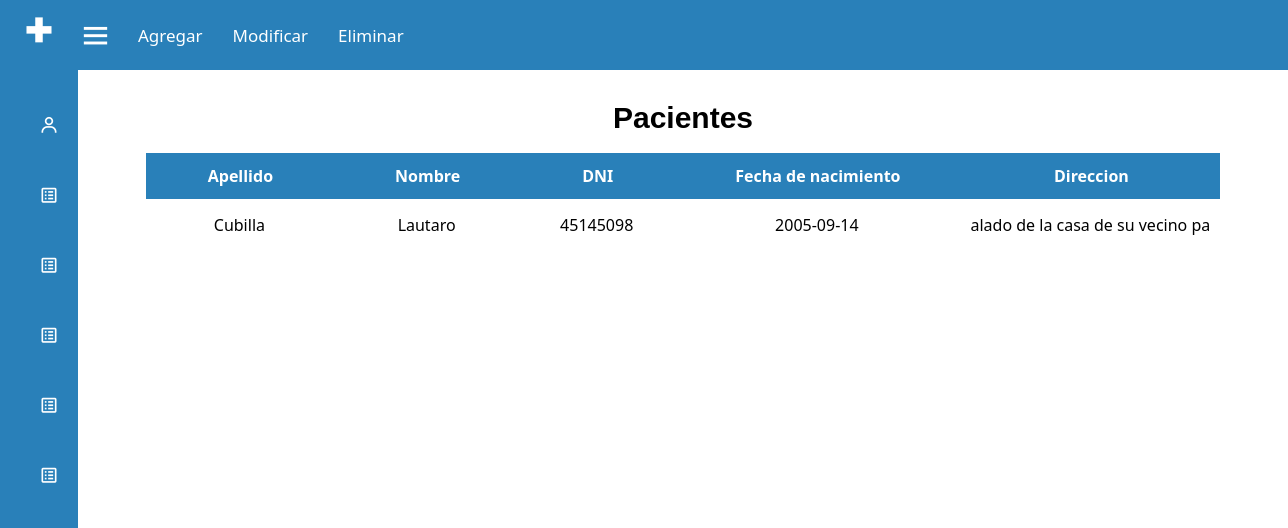
Before: /pacientes.php with the older database file.
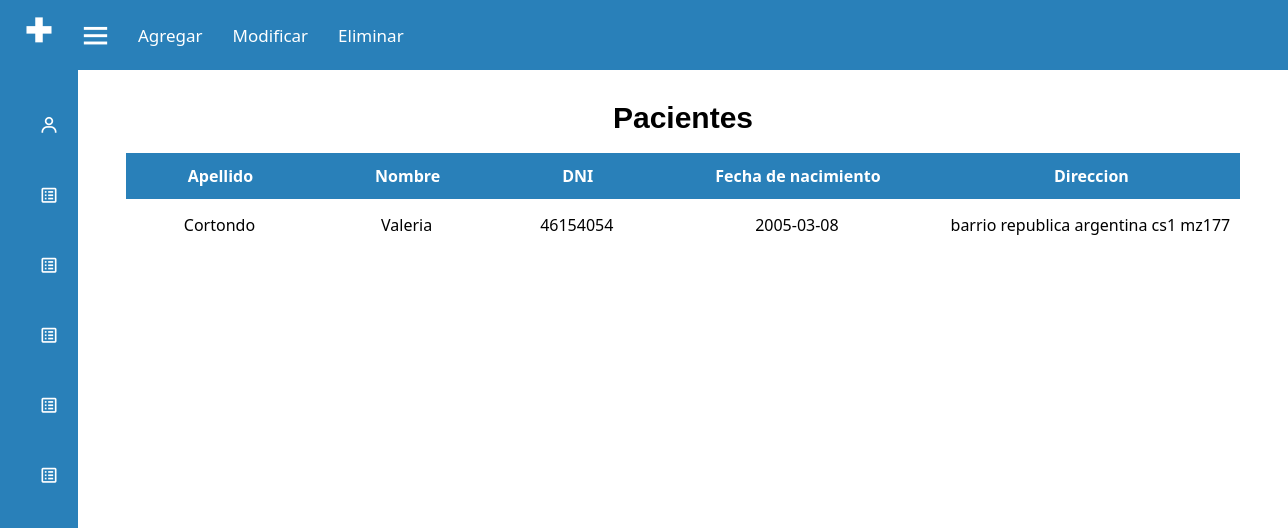
After: the same page with the newer database file.
### tables this page shows
CREATE TABLE `pacientes` (
  `paciente_id` int(11) NOT NULL,
  `nombre` varchar(100) NOT NULL,
  `apellido` varchar(100) NOT NULL,
  `dni` bigint(8) NOT NULL,
  `fecha_nacimiento` date NOT NULL,
  `direccion` text NOT NULL,
  `historial_medico` blob NOT NULL
);

### pacientes.php (the view, shortened to what this page needs)
<?php
require 'conexion.php';
?>
<!DOCTYPE html>
<html lang="en" dir="ltr">
  <head>
    <link rel="stylesheet" href="css/pacientes.css">
    <link rel="stylesheet" href="css/nav-home.css">
    <link href='https://unpkg.com/boxicons@2.0.7/css/boxicons.min.css' rel='stylesheet'>
   </head>
<body>
  <div class="sidebar close">
    <div class="logo-details">
        <i class='bx bx-plus-medical' undefined ></i>
    </div>
    <ul class="nav-links">
      <li>
        <a href="pacientes.php">
            <i class='bx bx-user'></i>
        </a>
      </li>
      <li>
        <div class="iocn-link">
          <a href="doctores.php">
            <i class='bx bx-spreadsheet'></i>
          </a>
        </div>
      </li>
      <li>
        <div class="iocn-link">
            <a href="enfermeros.php">
                <i class='bx bx-spreadsheet'></i>
              </a>
            </div>
      </li>
      <li>
      <li>
        <div class="iocn-link">
          <a href="turnos.php">
            <i class='bx bx-spreadsheet'></i>
          </a>
        </div>
      </li>
      </li>
      <li>
        <div class="iocn-link">
          <a href="internaciones.php">
            <i class='bx bx-spreadsheet'></i>
          </a>
        </div>
      </li>
      <li>
        <div class="iocn-link">
          <a href="zonas.php">
            <i class='bx bx-spreadsheet'></i>
          </a>
        </div>
      </li>
</ul>
  </div>
  <section class="home-section">
  <nav>
        <div class="nav-bar">
          <div class="home-content">
          <i class='bx bx-menu' ></i>
            <div class="menu">
                <ul class="nav-links">
                    <li><a href="altaPaciente.php">Agregar</a></li>
                    <li><a href="buscarP.php">Modificar</a></li>
                    <li><a href="bajaP.php">Eliminar</a></li>
                </ul>
            </div>
            <div class="darkLight-searchBox">
                <div class="dark-light">
                </div>
                <div class="searchBox">
                   <div class="searchToggle">
                   </div>
                </div>
            </div>
        </div>
    </nav>
  <br>
    <div id="wrapper">
        <h1>Pacientes</h1>
        <table id="keywords" cellspacing="0" cellpadding="0">
          <thead>
            <tr>
              <th><span>Apellido</span></th>
              <th><span>Nombre</span></th>
              <th><span>DNI</span></th>
              <th><span>Fecha de nacimiento</span></th>
              <th><span>Direccion</span></th>
            </tr>
          </thead>
          <tbody>
         <?php
        $sql = "SELECT * FROM pacientes";
        $result = $conexion->query($sql);
        if ($result->num_rows > 0) {
            while ($row = $result->fetch_assoc()) {
                echo "<tr>";
                echo "<td>" . $row["apellido"] . "</td>";
                echo "<td>" . $row["nombre"] . "</td>";
                echo "<td>" . $row["dni"] . "</td>";
                echo "<td>" . $row["fecha_nacimiento"] . "</td>";
                echo "<td>" . $row["direccion"] . "</td>";
                echo "</tr>";
            }
        } else {
            echo "No se encontraron datos en la tabla.";
        }
        ?>
          </tbody>
        </table>
       </div>
  </section>
</body>
</html>

### css/pacientes.css (style rules this page uses)
* { margin: 0; padding: 0; box-sizing: border-box; font-family: system-ui, -apple-system, BlinkMacSystemFont, 'Segoe UI', Roboto, Oxygen, Ubuntu, Cantarell, 'Open Sans', 'Helvetica Neue', sans-serif; }
body { overflow: hidden; background: #fff; }
.sidebar { position: fixed; top: 0; left: 0; height: 100%; width: 260px; background: #2980b9; z-index: 100; transition: all 0.5s ease; }
.sidebar.close { width: 78px; }
.sidebar .logo-details { height: 60px; width: 100%; display: flex; align-items: center; }
.sidebar .logo-details i { font-size: 30px; color: white; height: 50px; min-width: 78px; text-align: center; line-height: 50px; }
.sidebar .nav-links { height: 100%; padding: 30px 0 150px 0; overflow: auto; }
.sidebar.close .nav-links { overflow: visible; }
.sidebar .nav-links li { position: relative; list-style: none; transition: all 0.4s ease; }
.sidebar .nav-links li .iocn-link { display: flex; align-items: center; justify-content: space-between; }
.sidebar.close .nav-links li .iocn-link { display: block }
.sidebar .nav-links li i { height: 50px; min-width: 78px; text-align: center; line-height: 50px; color: white; font-size: 20px; cursor: pointer; transition: all 0.3s ease; }
.sidebar .nav-links li a { display: flex; align-items: center; text-decoration: none; }
.home-section { position: relative; background: #fff; height: 100vh; left: 260px; width: calc(100% - 260px); transition: all 0.5s ease; padding: 0; }
.sidebar.close ~ .home-section { left: 78px; width: calc(100% - 78px); }
.home-content { display: flex; align-items: center; flex-wrap: wrap; }
.home-section .home-content .bx-menu, .home-section .home-content .text { color: #fff; font-size: 35px; }
.home-section .home-content .bx-menu { cursor: pointer; margin-right: 10px; }
h1 { font-family: 'Amarante', Tahoma, sans-serif; font-weight: bold; font-size: 30px; line-height: 1.7em; margin-bottom: 10px; text-align: center; }
#wrapper { display: block; width: 1200px; background: #fff; margin: 0 auto; padding: 0px 0px; }
#keywords { margin: 0 auto; font-size: 16px; margin-bottom: 15px; }
#keywords thead { cursor: pointer; background: #2980b9; color: #fff; }
#keywords thead tr th { font-weight: bold; padding: 12px 30px; padding-left: 32px; }
#keywords thead tr th span { padding-right: 70px; text-align: center; padding: 12px 30px; }
#keywords tbody tr { color: black; }
#keywords tbody tr td { text-align: center; padding: 15px 10px; }

### css/nav-home.css (style rules this page uses)
:root { --body-color: #E4E9F7; --nav-color: #2980b9; --side-nav: #010718; --text-color: #FFF; --search-bar: #fff; --search-text: #010718; }
nav { position: left; top: 0; left: 0; height: 70px; width: 100%; background-color: var(--nav-color); z-index: 100; }
nav .nav-bar { position: relative; height: 100%; max-width: 1000px; width: 100%; background-color: var(--nav-color); margin: 10 auto; padding: 0 0px; display: flex; align-items: center; justify-content: space-between; }
.nav-bar .nav-links { display: flex; align-items: center; }
.nav-bar .nav-links li { margin: 0 5px; list-style: none; }
.nav-links li a { position: relative; font-size: 17px; font-weight: 400; color: var(--text-color); text-decoration: none; padding: 10px; }
.nav-links li a::before { position: absolute; left: 50%; bottom: 0; transform: translateX(-50%); height: 6px; width: 6px; border-radius: 50%; background-color: var(--text-color); opacity: 0; transition: all 0.3s ease; }
.nav-bar .darkLight-searchBox { display: flex; align-items: center; }
.darkLight-searchBox .dark-light, .darkLight-searchBox .searchToggle { height: 40px; width: 40px; display: flex; align-items: center; justify-content: left; margin-right: 200px; }
.searchBox { position: relative; }

### pacientes.php (style rules this page uses)
body { overflow-y: scroll; height: 400px; }

Changed rows visible on the page:
removed pacientes: apellido "Cubilla", nombre "Lautaro", dni "45145098", fecha_nacimiento "2005-09-14", direccion "alado de la casa de su vecino pa"
added pacientes: apellido "Cortondo", nombre "Valeria", dni "46154054", fecha_nacimiento "2005-03-08", direccion "barrio republica argentina cs1 mz177"
